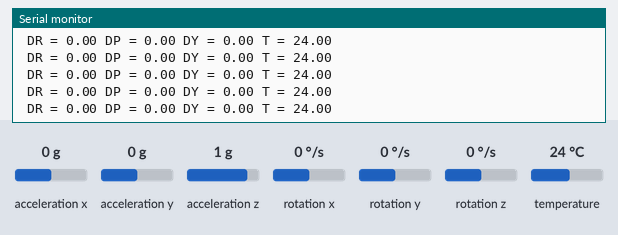
The sketch below on a simulated Arduino Uno, built with avr-gcc and run on an emulated ATmega328P. On the bench: the last lines printed to the serial monitor. The test bench sets the inputs (shaded band); at power-on: rotation x 0 °/s, rotation y 0 °/s, rotation z 0 °/s, temperature 24 °C, acceleration x 0 g, acceleration y 0 g, acceleration z 1 g.

Above: at 2.2 s.
2.3 s: rotation x set to -192 °/s
At 3.2 s:
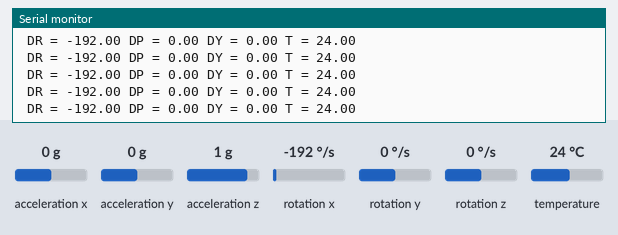
3.8 s: rotation y set to -192 °/s
At 4.8 s:
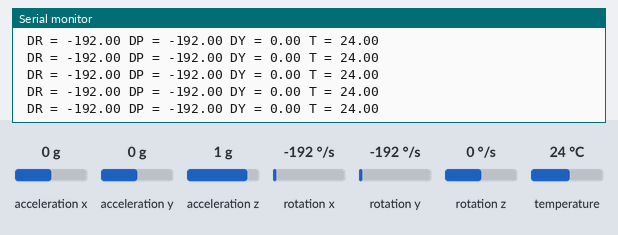
6.8 s: rotation z set to -192 °/s
At 7.8 s:
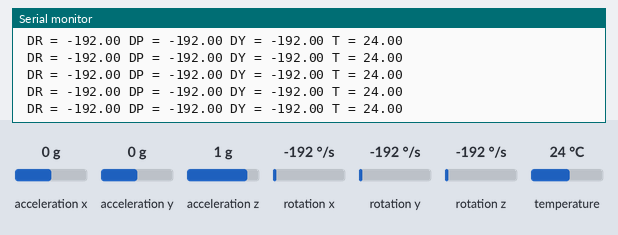
8.3 s: temperature set to 12 °C
At 9.3 s:
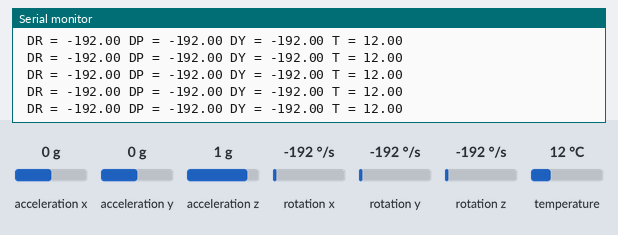

The sketch:

MPU6050-Test.ino
```cpp
/*
    MPU6050 Triple Axis Gyroscope & Accelerometer. Pitch & Roll Accelerometer Example.
    Read more: http://www.jarzebski.pl/arduino/czujniki-i-sensory/3-osiowy-zyroskop-i-akcelerometr-mpu6050.html
    GIT: https://github.com/jarzebski/Arduino-MPU6050
    Web: http://www.jarzebski.pl
    (c) 2014 by Korneliusz Jarzebski
*/

#include <Wire.h>
#include <MPU6050.h>

MPU6050 mpu;

void setup()
{
  Serial.begin(115200);

  Serial.println("Initialize MPU6050");

  while(!mpu.begin(MPU6050_SCALE_2000DPS, MPU6050_RANGE_2G))
  {
    Serial.println("Could not find a valid MPU6050 sensor, check wiring!");
    delay(500);
  }
  //Calibrate
  Serial.print("Calibration...");
  mpu.calibrateGyro(1000);
  Serial.print("complete!");
  Serial.println();
  delay(1000);
}

void loop()
{
  // Read normalized values
  Vector normGyro = mpu.readNormalizeGyro();
  float temp = mpu.readTemperature();

  // Output
  Serial.print(" DR = ");
  Serial.print(normGyro.XAxis);
  Serial.print(" DP = ");
  Serial.print(normGyro.YAxis);
  Serial.print(" DY = ");
  Serial.print(normGyro.ZAxis);
  Serial.print(" T = ");
  Serial.print(temp);

  Serial.println();

  delay(10);
}
```

Measured:
- after the input at 2.3 s, the serial monitor: prints a new line at once (image 1)
- after the input at 3.8 s, the serial monitor: prints a new line at once (image 2)
- after the input at 6.8 s, the serial monitor: prints a new line at once (image 3)
- after the input at 8.3 s, the serial monitor: prints a new line at once (image 4)
